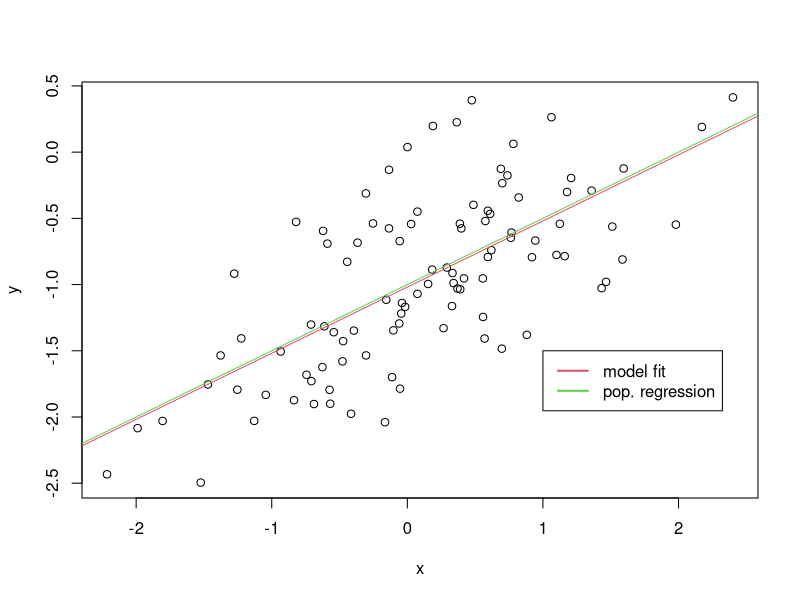

Reproduce this figure in R.
set.seed(1)
x = rnorm(100)
?rnorm
eps = rnorm(100, 0, 0.5)
y = -1 + 0.5*x + eps
plot(x,y)
lm.fit = lm(y~x)
summary(lm.fit)
# the sample coeff are close to the population coeff
abline(lm.fit, col=2)
abline(-1,0.5, col=3)
?legend
legend(-1.5, legend = c("model fit", "pop. regression"), col=2:3, lwd=2)
lm.poly = lm(y~I(x^2)+x)
anova(lm.fit,lm.poly)
# Not much improvement in the model, p>0.05 thus not enough evidence
# against null hypothesis that the models are equally good
eps = rnorm(100, 0, 0.25)
y = -1 + 0.5*x + eps
lm.fit2 = lm(y~x)
summary(lm.fit2)
# p-value has decreased and R squared value increased
# p-value increases and R squared value decreases
# higher variance in confidence in interval
confint(lm.fit)
confint(lm.fit2)
